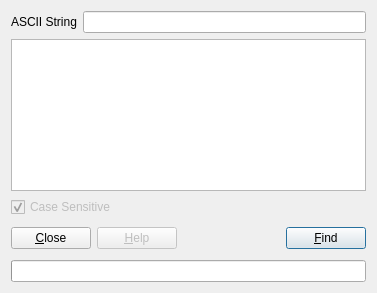
<?xml version="1.0" encoding="UTF-8"?>
<ui version="4.0">
 <class>DialogASCIIString</class>
 <widget class="QDialog" name="DialogASCIIString">
  <property name="geometry">
   <rect>
    <x>0</x>
    <y>0</y>
    <width>377</width>
    <height>293</height>
   </rect>
  </property>
  <property name="windowTitle">
   <string>Find ASCII String</string>
  </property>
  <layout class="QGridLayout" name="gridLayout">
   <item row="0" column="0">
    <widget class="QLabel" name="label">
     <property name="text">
      <string>ASCII String</string>
     </property>
    </widget>
   </item>
   <item row="0" column="1">
    <widget class="QLineEdit" name="txtASCII"/>
   </item>
   <item row="1" column="0" colspan="2">
    <widget class="QListWidget" name="listWidget">
     <property name="font">
      <font>
       <family>Monospace</family>
      </font>
     </property>
     <property name="alternatingRowColors">
      <bool>true</bool>
     </property>
    </widget>
   </item>
   <item row="2" column="0" colspan="2">
    <widget class="QCheckBox" name="chkCaseSensitive">
     <property name="enabled">
      <bool>false</bool>
     </property>
     <property name="text">
      <string>Case Sensitive</string>
     </property>
     <property name="checked">
      <bool>true</bool>
     </property>
    </widget>
   </item>
   <item row="3" column="0" colspan="2">
    <layout class="QHBoxLayout">
     <item>
      <widget class="QPushButton" name="btnClose">
       <property name="text">
        <string>&amp;Close</string>
       </property>
      </widget>
     </item>
     <item>
      <widget class="QPushButton" name="btnHelp">
       <property name="enabled">
        <bool>false</bool>
       </property>
       <property name="text">
        <string>&amp;Help</string>
       </property>
      </widget>
     </item>
     <item>
      <spacer>
       <property name="orientation">
        <enum>Qt::Horizontal</enum>
       </property>
       <property name="sizeHint" stdset="0">
        <size>
         <width>99</width>
         <height>31</height>
        </size>
       </property>
      </spacer>
     </item>
     <item>
      <widget class="QPushButton" name="btnFind">
       <property name="text">
        <string>&amp;Find</string>
       </property>
       <property name="default">
        <bool>true</bool>
       </property>
      </widget>
     </item>
    </layout>
   </item>
   <item row="4" column="0" colspan="2">
    <widget class="QProgressBar" name="progressBar"/>
   </item>
  </layout>
 </widget>
 <resources/>
 <connections>
  <connection>
   <sender>btnClose</sender>
   <signal>clicked()</signal>
   <receiver>DialogASCIIString</receiver>
   <slot>close()</slot>
   <hints>
    <hint type="sourcelabel">
     <x>51</x>
     <y>239</y>
    </hint>
    <hint type="destinationlabel">
     <x>197</x>
     <y>228</y>
    </hint>
   </hints>
  </connection>
 </connections>
</ui>
